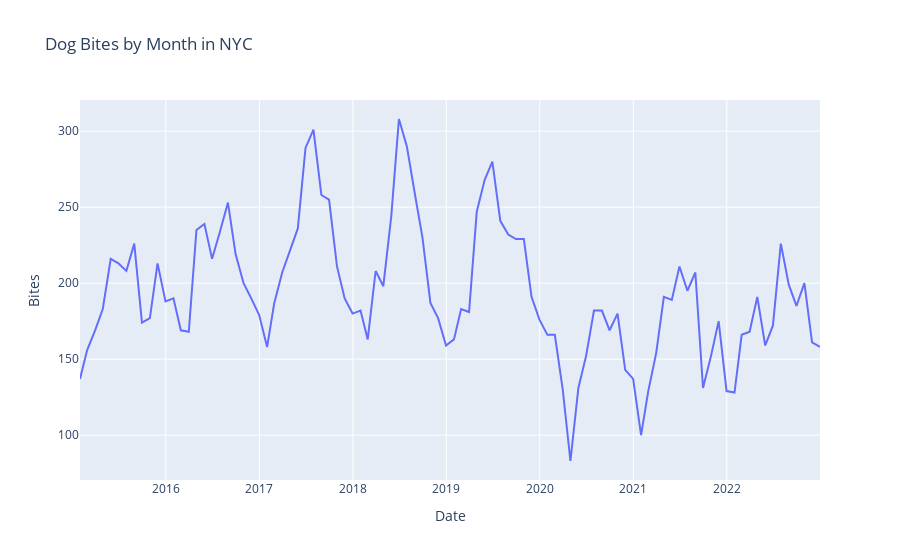

Notebook cell for this chart:
### Markdown cell above
#### From this first analysis, we can see the monthly sum of dog licenses in NYC, 2015 to 2022.
- The trend appears to show an increase, up to a peak in 2017, before a plateau which remains the same until early 2020.
- This coincides with the onset of COVID-19, which led to many more people getting dogs in NYC.
- From 2021 onwards, the number of dog licenses then declines to present day.

### Code cell
# Plot total sum of dog bites over time
px.line(
    dogs_bites_monthly,
    x="Date",
    y="Bites",
    title="Dog Bites by Month in NYC",
)
